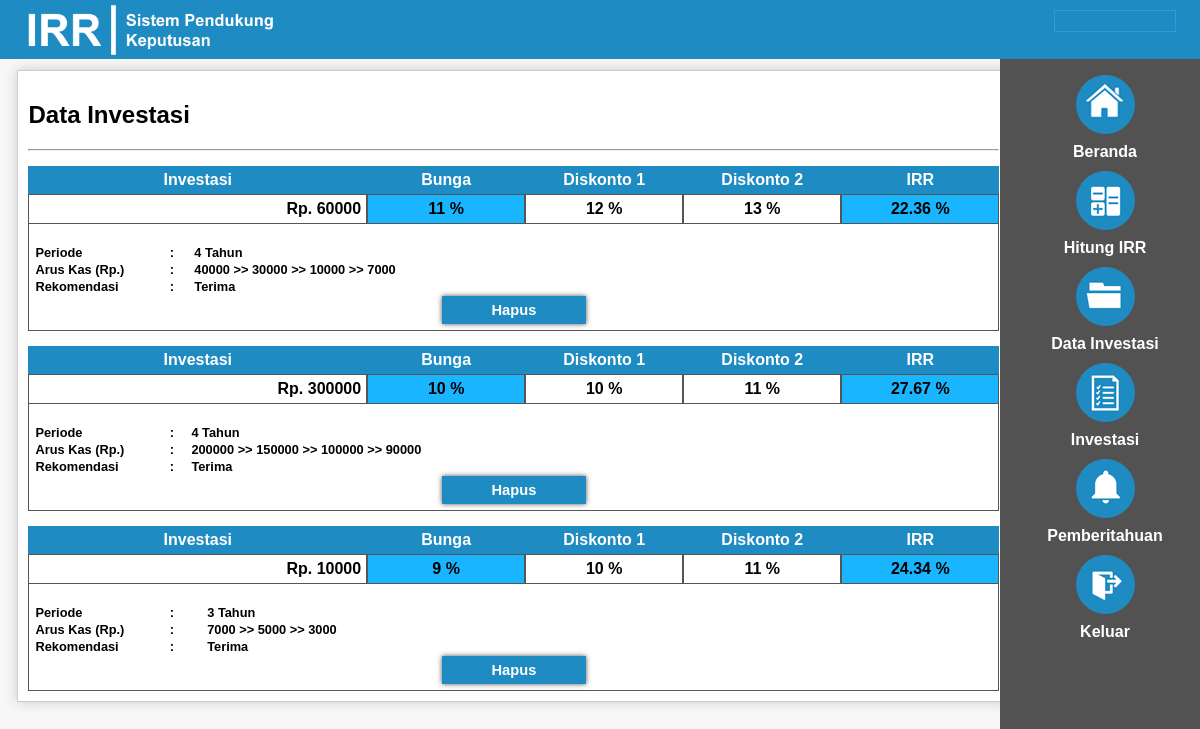
/admin/index.php?page=kkh, run on an earlier commit of the app's database.
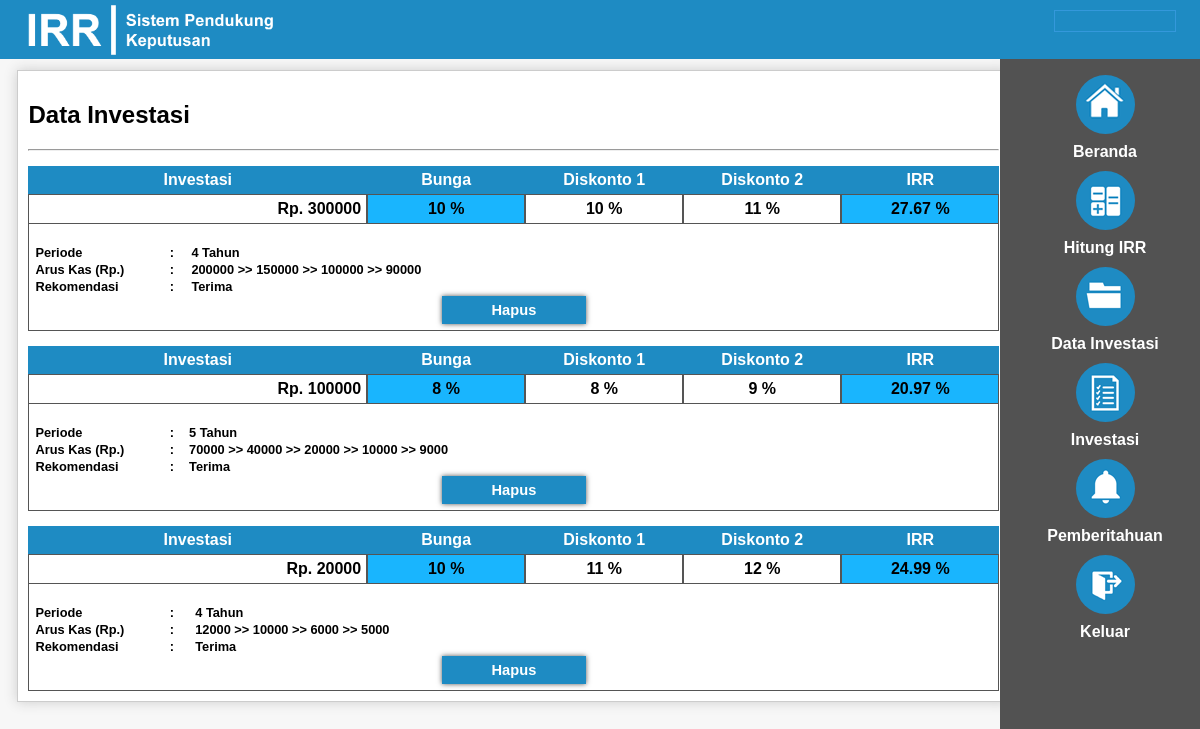
And on a later commit of the database.
### tables this page shows
CREATE TABLE IF NOT EXISTS `tbl_inv` (
  `id_inv` int(5) NOT NULL AUTO_INCREMENT,
  `inves` bigint(20) NOT NULL,
  `bunga` int(11) NOT NULL,
  `df1` int(11) NOT NULL,
  `df2` int(11) NOT NULL,
  `irr` double NOT NULL,
  `periode` varchar(30) NOT NULL,
  `kas` varchar(150) NOT NULL,
  `jml_periode` int(5) NOT NULL,
  `rekomen` varchar(10) NOT NULL,
  `yn` enum('y','n') NOT NULL DEFAULT 'n',
  PRIMARY KEY (`id_inv`)
);

### admin/data.php (the view, shortened to what this page needs)
<link rel="stylesheet" href="css/data.css"  type="text/css" />
<h2>Data Investasi</h2>
<hr />
<?php
$query = mysql_query("SELECT * FROM tbl_inv WHERE yn='n' ORDER BY id_inv DESC");
$jumlah = mysql_num_rows($query);
if (!empty($jumlah)){
	while($data = mysql_fetch_array($query)){
?>
	<table border="0" cellpadding="5" cellspacing="0">
	<thead>
		<tr>
			<td>Investasi</td>
			<td>Bunga</td>
			<td>Diskonto 1</td>
			<td>Diskonto 2</td>
			<td>IRR</td>
		</tr>
	</thead>
	<tbody>
		<tr>
			<td class="inves"><? echo 'Rp. '.$data['inves'];?></td>
			<td class="bung1"><? echo $data['bunga'].' &#37;';?></td>
			<td class="bung"><? echo $data['df1'].' &#37;';?></td>
			<td class="bung"><? echo $data['df2'].' &#37;';?></td>
			<td class="bung1"><? echo $data['irr'].' &#37;';?></td>
		</tr>
		<tr>
			<td colspan="5" class="sub-tabel">
				<table border="0" cellspacing="0">
				<tr class="per">
					<td class="per-contain">Periode</td>
					<td>:</td>
					<td><? echo $data['jml_periode'].' Tahun';?></td>
				</tr>
				<tr class="per">
					<td class="per-contain">Arus Kas (Rp.)</td>
					<td>:</td>
					<td><? echo $data['kas'];?></td>
				</tr>
				<tr class="per">
					<td class="per-contain">Rekomendasi</td>
					<td>:</td>
					<td><? echo $data['rekomen'];?></td>
				</tr>
				<tr>
					<td colspan="3" class="bung2" align="center">
						<button><a onclick="return konfirmasi()" href="admin/delete.php/?del=<? echo $data['id_inv'];?>">Hapus</a></button>
					</td>
				</tr>
				</table>
			</td>
		</tr>
	</tbody>
	</table>
<?php
	}
} else {
	die("TIDAK ADA DATA INVESTASI");
}
?>

What changed in the data, as far as the page shows it:
no longer on this page (row edited): tbl_inv: inves "60000", bunga "11", df1 "12", df2 "13", irr "22.36", jml_periode "4", kas "40000 >> 30000 >> 10000 >> 7000", rekomen "Terima"
removed tbl_inv: inves "10000", bunga "9", df1 "10", df2 "11", irr "24.34", jml_periode "3", kas "7000 >> 5000 >> 3000", rekomen "Terima"
now on this page (row edited): tbl_inv: inves "100000", bunga "8", df1 "8", df2 "9", irr "20.97", jml_periode "5", kas "70000 >> 40000 >> 20000 >> 10000 >> 9000", rekomen "Terima"
now on this page (row edited): tbl_inv: inves "20000", bunga "10", df1 "11", df2 "12", irr "24.99", jml_periode "4", kas "12000 >> 10000 >> 6000 >> 5000", rekomen "Terima"
